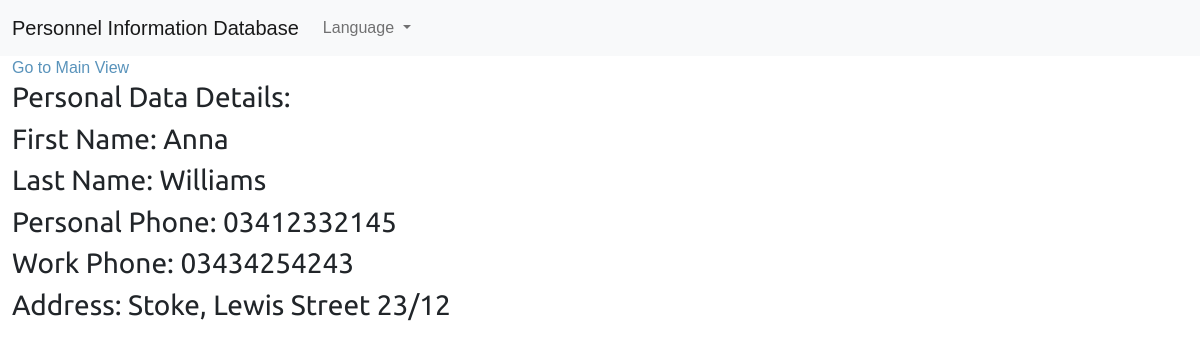
The page /en/11/ on the database its author committed.
### organizer/models.py (models this page shows, shortened)
class Contact(models.Model):
	fname = models.CharField(max_length=30, db_index=True)
	lname = models.CharField(max_length=30, db_index=True)
	personal_phone = models.CharField(max_length=30, db_index=True)
	work_phone = models.CharField(max_length=30, db_index=True)
	address = models.CharField(max_length=30, db_index=True)
	class Meta:
		ordering = ('lname',)
		verbose_name = 'contact'
		verbose_name_plural = 'contacts'

### organizer/views.py (the view)
# urls.py: path('<int:id>/', views.contact_detail, name='contact_detail'),
def contact_detail(request, id):
	contact = get_object_or_404(Contact, id=id)
	trans = translate(language='fr')
	return render(request, 'organizer/contact/detail.html', {'trans': trans,'contact': contact})

### organizer/views.py (called while the page is built)
def translate(language):
    cur_language = get_language()
    try:
        activate(language)
        text = gettext('hello')
    finally:
        activate(cur_language)
    return text

### organizer/templates/organizer/contact/detail.html (shortened to what this page needs)
{% extends "organizer/base.html" %}
{% load static %}
{% load i18n %}
{% block content %}
	<div class="contact-detail" id="contact-detail">
		<h3>{% translate "Personal Data Details" %}:</h3>
		<h3>{% translate "First Name" %}: {{ contact.fname }}</h3>
		<h3>{% translate "Last Name" %}: {{ contact.lname }}</h3>
		<h3>{% translate "Personal Phone" %}: {{ contact.personal_phone }}</h3>
		<h3>{% translate "Work Phone" %}: {{ contact.work_phone }}</h3>
		<h3>{% translate "Address" %}: {{ contact.address }}</h3>
	</div>
{% endblock %}

### organizer/static/css/base.css (style rules this page uses)
body { margin:0; padding:0; font-family:helvetica, sans-serif; }
h1, h2, h3, h4, h5 , h6 { font-family: 'Ubuntu', sans-serif; font-weight:normal; }
#contact-detail { margin-left: 1%; margin-right: 1%; }

### rows shown on the page
Contact: fname "Anna", lname "Williams", personal_phone "03412332145", work_phone "03434254243", address "Stoke, Lewis Street 23/12"
